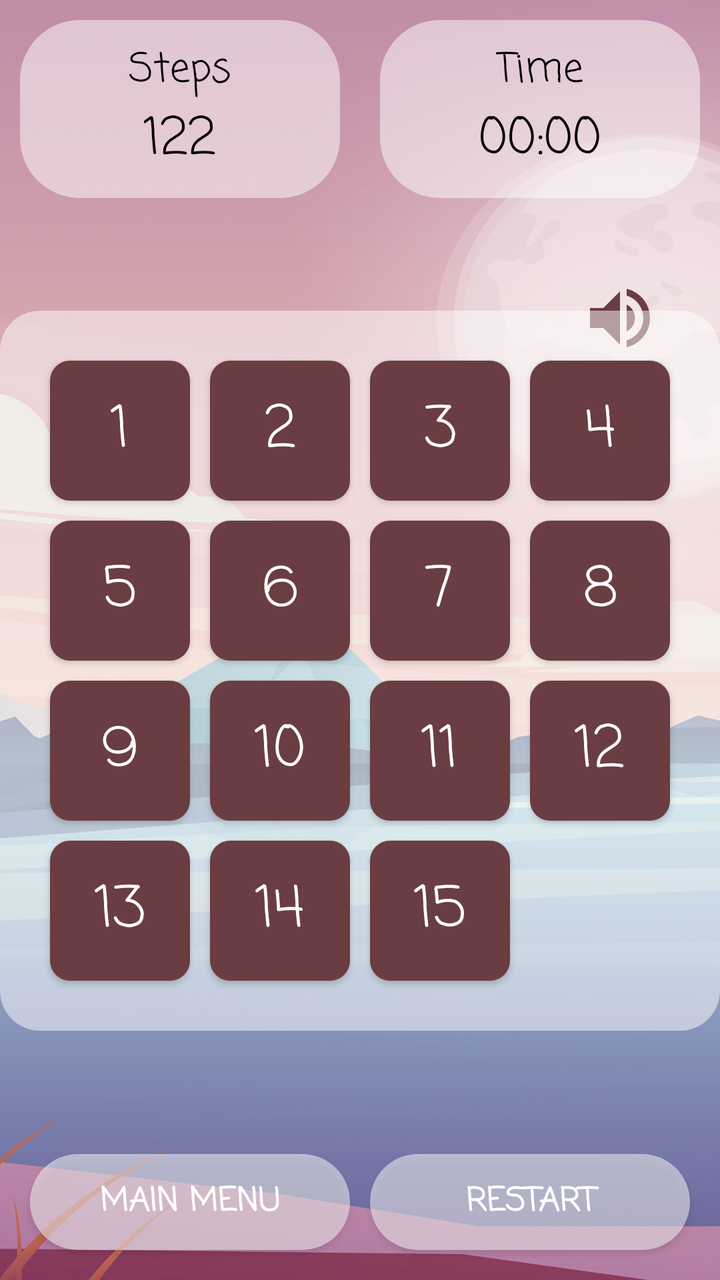
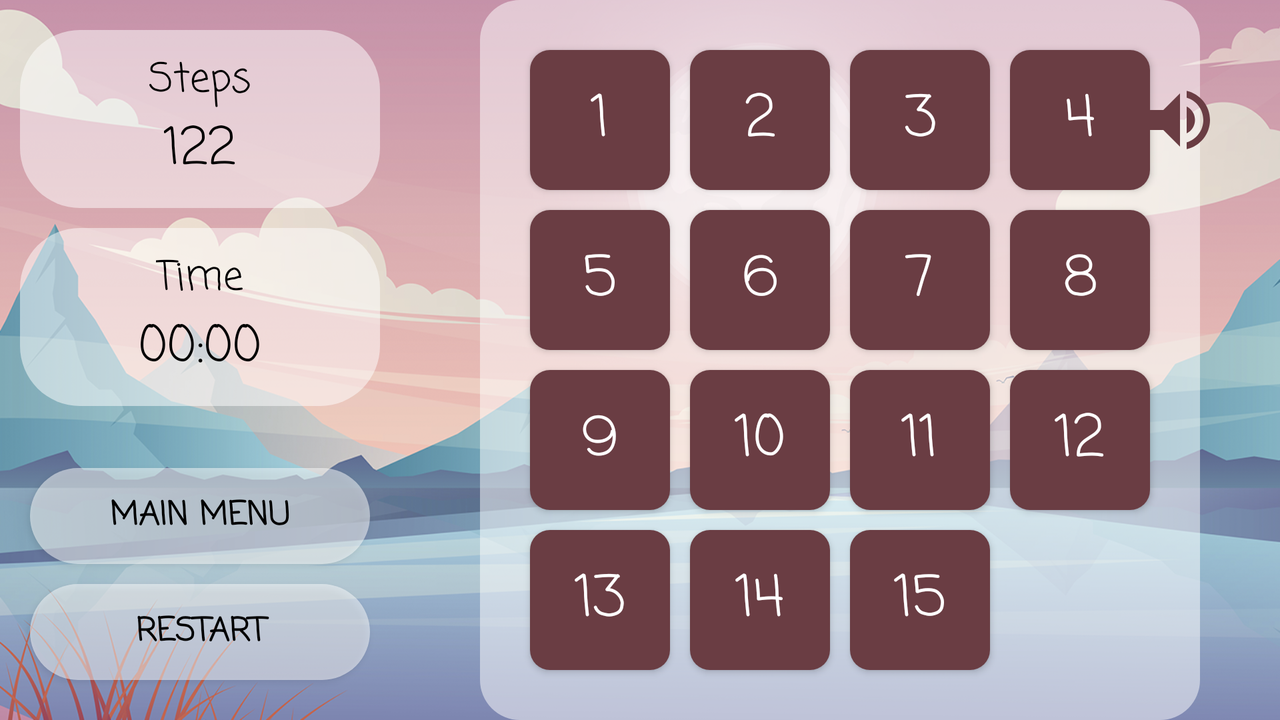

First picture: res/layout/ on a phone held upright. Second picture: the repository's own variant of that layout, on a device whose configuration matches the variant's folder. Source for both follows.
<!-- AndroidManifest.xml: application theme Theme.MyPuzzle15 -->
<!-- res/layout/activity_main.xml -->
<?xml version="1.0" encoding="utf-8"?>
<LinearLayout xmlns:android="http://schemas.android.com/apk/res/android"
    xmlns:tools="http://schemas.android.com/tools"
    android:layout_width="match_parent"
    android:layout_height="match_parent"
    android:background="@drawable/bg_game_window"
    android:orientation="vertical"
    tools:context=".GameWindowActivity">

    <LinearLayout
        android:layout_width="match_parent"
        android:layout_height="wrap_content"
        android:layout_marginTop="10dp">

        <LinearLayout
            android:layout_width="0dp"
            android:layout_height="wrap_content"
            android:layout_marginHorizontal="10dp"
            android:layout_weight="1"
            android:background="@drawable/main_button_style"
            android:gravity="center"
            android:orientation="vertical"
            android:padding="10dp">

            <TextView
                android:layout_width="wrap_content"
                android:layout_height="wrap_content"
                android:fontFamily="casual"
                android:text="Steps"
                android:textColor="@color/black"
                android:textSize="20sp" />

            <TextView
                android:id="@+id/text_score"
                android:layout_width="wrap_content"
                android:layout_height="wrap_content"
                android:fontFamily="casual"
                android:text="122"
                android:textColor="@color/black"
                android:textSize="25sp" />

        </LinearLayout>

        <LinearLayout
            android:layout_width="0dp"
            android:layout_height="wrap_content"
            android:layout_marginHorizontal="10dp"
            android:layout_weight="1"
            android:background="@drawable/main_button_style"
            android:gravity="center"
            android:orientation="vertical"
            android:padding="10dp">

            <TextView
                android:layout_width="wrap_content"
                android:layout_height="wrap_content"
                android:fontFamily="casual"
                android:text="Time"
                android:textColor="@color/black"
                android:textSize="20sp" />

            <Chronometer
                android:id="@+id/chronometer"
                android:layout_width="wrap_content"
                android:layout_height="wrap_content"
                android:fontFamily="casual"
                android:textColor="@color/black"
                android:textSize="25sp" />

        </LinearLayout>

    </LinearLayout>

    <FrameLayout
        android:layout_width="match_parent"
        android:layout_height="0dp"
        android:layout_weight="1">

        <ImageView
            android:id="@+id/sound_control"
            android:layout_width="40dp"
            android:layout_height="40dp"
            android:layout_gravity="end"
            android:layout_marginTop="40dp"
            android:layout_marginEnd="30dp"
            android:src="@drawable/ic_baseline_volume_up_24" />

        <RelativeLayout
            android:id="@+id/container"
            android:layout_width="wrap_content"
            android:layout_height="wrap_content"
            android:layout_gravity="center"
            android:background="@drawable/grid_style">

            <androidx.appcompat.widget.AppCompatButton
                android:id="@+id/btn1"
                style="@style/game_style"
                android:background="@drawable/button_style"
                android:text="1" />

            <androidx.appcompat.widget.AppCompatButton
                android:id="@+id/btn2"
                style="@style/game_style"
                android:layout_toEndOf="@+id/btn1"
                android:text="2" />

            <androidx.appcompat.widget.AppCompatButton
                android:id="@+id/btn3"
                style="@style/game_style"
                android:layout_toEndOf="@+id/btn2"
                android:text="3" />

            <androidx.appcompat.widget.AppCompatButton
                android:id="@+id/btn4"
                style="@style/game_style"
                android:layout_toEndOf="@+id/btn3"
                android:text="4" />

            <androidx.appcompat.widget.AppCompatButton
                android:id="@+id/btn5"
                style="@style/game_style"
                android:layout_below="@+id/btn1"
                android:text="5" />

            <androidx.appcompat.widget.AppCompatButton
                android:id="@+id/btn6"
                style="@style/game_style"
                android:layout_below="@id/btn2"
                android:layout_toEndOf="@+id/btn5"
                android:text="6" />

            <androidx.appcompat.widget.AppCompatButton
                android:id="@+id/btn7"
                style="@style/game_style"
                android:layout_below="@id/btn3"
                android:layout_toEndOf="@+id/btn6"
                android:text="7" />

            <androidx.appcompat.widget.AppCompatButton
                android:id="@+id/btn8"
                style="@style/game_style"
                android:layout_below="@id/btn4"
                android:layout_toEndOf="@+id/btn7"
                android:text="8" />

            <androidx.appcompat.widget.AppCompatButton
                android:id="@+id/btn9"
                style="@style/game_style"
                android:layout_below="@+id/btn5"
                android:text="9" />

            <androidx.appcompat.widget.AppCompatButton
                android:id="@+id/btn10"
                style="@style/game_style"
                android:layout_below="@id/btn6"
                android:layout_toEndOf="@+id/btn9"
                android:text="10" />

            <androidx.appcompat.widget.AppCompatButton
                android:id="@+id/btn11"
                style="@style/game_style"
                android:layout_below="@id/btn7"
                android:layout_toEndOf="@+id/btn10"
                android:text="11" />

            <androidx.appcompat.widget.AppCompatButton
                android:id="@+id/btn12"
                style="@style/game_style"
                android:layout_below="@id/btn8"
                android:layout_toEndOf="@+id/btn11"
                android:text="12" />

            <androidx.appcompat.widget.AppCompatButton
                android:id="@+id/btn13"
                style="@style/game_style"
                android:layout_below="@+id/btn9"
                android:text="13" />

            <androidx.appcompat.widget.AppCompatButton
                android:id="@+id/btn14"
                style="@style/game_style"
                android:layout_below="@id/btn10"
                android:layout_toEndOf="@+id/btn13"
                android:text="14" />

            <androidx.appcompat.widget.AppCompatButton
                android:id="@+id/btn15"
                style="@style/game_style"
                android:layout_below="@id/btn11"
                android:layout_toEndOf="@+id/btn14"
                android:text="15" />

            <androidx.appcompat.widget.AppCompatButton
                android:id="@+id/btn16"
                style="@style/game_style"
                android:layout_below="@id/btn12"
                android:layout_toEndOf="@+id/btn15"
                android:text="0"
                android:visibility="invisible" />

        </RelativeLayout>

    </FrameLayout>

    <LinearLayout
        android:layout_width="match_parent"
        android:layout_height="wrap_content"
        android:layout_marginHorizontal="10dp"
        android:layout_marginBottom="10dp">

        <androidx.appcompat.widget.AppCompatButton
            android:id="@+id/finish"
            style="@style/game_style"
            android:layout_width="0dp"
            android:layout_height="wrap_content"
            android:layout_weight="1"
            android:background="@drawable/main_button_style"
            android:text="Main menu"
            android:textSize="16sp"
            android:textStyle="bold" />

        <androidx.appcompat.widget.AppCompatButton
            android:id="@+id/restart"
            style="@style/game_style"
            android:layout_width="0dp"
            android:layout_height="wrap_content"
            android:layout_weight="1"
            android:background="@drawable/main_button_style"
            android:text="Restart"
            android:textSize="16sp"
            android:textStyle="bold" />

    </LinearLayout>

</LinearLayout>
<!-- resources referenced by this layout -->
<resources>
  <color name="black">#FF000000</color>
  <!-- drawable bg_game_window: png bitmap (drawable, 800995 bytes) -->
  <!-- drawable button_style (drawable) -->
  <?xml version="1.0" encoding="utf-8"?>
  <selector xmlns:android="http://schemas.android.com/apk/res/android">
      <item>
          <shape>
              <solid android:color="#6A3D43"/>
              <corners android:radius="10dp" />
              <padding android:bottom="10dp" android:left="10dp" android:right="10dp" android:top="10dp" />
          </shape>
      </item>
  </selector>
  <!-- drawable grid_style (drawable) -->
  <?xml version="1.0" encoding="utf-8"?>
  <selector xmlns:android="http://schemas.android.com/apk/res/android">
      <item>
          <shape>
              <solid android:color="#80FFFFFF" />
              <corners android:radius="20dp" />
              <padding android:bottom="20dp" android:left="20dp" android:right="20dp" android:top="20dp" />
          </shape>
      </item>
  </selector>
  <!-- drawable ic_baseline_volume_up_24 (drawable) -->
  <vector android:autoMirrored="true" android:height="24dp"
      android:tint="#6A3D43" android:viewportHeight="24"
      android:viewportWidth="24" android:width="24dp" xmlns:android="http://schemas.android.com/apk/res/android">
      <path android:fillColor="@android:color/white" android:pathData="M3,9v6h4l5,5L12,4L7,9L3,9zM16.5,12c0,-1.77 -1.02,-3.29 -2.5,-4.03v8.05c1.48,-0.73 2.5,-2.25 2.5,-4.02zM14,3.23v2.06c2.89,0.86 5,3.54 5,6.71s-2.11,5.85 -5,6.71v2.06c4.01,-0.91 7,-4.49 7,-8.77s-2.99,-7.86 -7,-8.77z"/>
  </vector>
  <!-- drawable main_button_style (drawable) -->
  <?xml version="1.0" encoding="utf-8"?>
  <selector xmlns:android="http://schemas.android.com/apk/res/android">
      <item>
          <shape>
              <solid android:color="#80FFFFFF" />
              <corners android:radius="30dp" />
              <padding android:bottom="10dp" android:left="10dp" android:right="10dp" android:top="10dp" />
          </shape>
      </item>
  </selector>
  <style name="game_style">
          <item name="android:background">@drawable/button_style</item>
          <item name="android:layout_width">70dp</item>
          <item name="android:textSize">28sp</item>
          <item name="android:textColor">@color/white</item>
          <item name="android:layout_height">70dp</item>
          <item name="android:layout_margin">5dp</item>
          <item name="android:fontFamily">casual</item>
      </style>
  <style name="Theme.MyPuzzle15" parent="Theme.MaterialComponents.DayNight.NoActionBar">
          
          <item name="colorPrimary">@color/purple_500</item>
          <item name="colorPrimaryVariant">@color/purple_700</item>
          <item name="colorOnPrimary">@color/white</item>
          
          <item name="colorSecondary">@color/teal_200</item>
          <item name="colorSecondaryVariant">@color/teal_700</item>
          <item name="colorOnSecondary">@color/black</item>
          
          <item name="android:statusBarColor">#D38EA9</item>
          
      </style>
  <color name="white">#FFFFFFFF</color>
  <color name="purple_500">#FF6200EE</color>
  <color name="purple_700">#FF3700B3</color>
  <color name="teal_200">#FF03DAC5</color>
  <color name="teal_700">#FF018786</color>
</resources>
<!-- res/layout-land/activity_main.xml (the repository's variant of the layout above) -->
<!-- drawn on the phone turned sideways -->
<?xml version="1.0" encoding="utf-8"?>
<LinearLayout xmlns:android="http://schemas.android.com/apk/res/android"
    android:layout_width="match_parent"
    android:layout_height="match_parent"
    android:background="@drawable/bg_game_window_land">

    <LinearLayout
        android:layout_width="200dp"
        android:layout_height="match_parent"
        android:layout_marginVertical="15dp"
        android:orientation="vertical">

        <LinearLayout
            android:layout_width="match_parent"
            android:layout_height="wrap_content"
            android:layout_marginHorizontal="10dp"
            android:background="@drawable/main_button_style"
            android:gravity="center"
            android:orientation="vertical"
            android:padding="10dp">

            <TextView
                android:layout_width="wrap_content"
                android:layout_height="wrap_content"
                android:fontFamily="casual"
                android:text="Steps"
                android:textColor="@color/black"
                android:textSize="20sp" />

            <TextView
                android:id="@+id/text_score"
                android:layout_width="wrap_content"
                android:layout_height="wrap_content"
                android:fontFamily="casual"
                android:text="122"
                android:textColor="@color/black"
                android:textSize="25sp" />

        </LinearLayout>

        <LinearLayout
            android:layout_width="match_parent"
            android:layout_height="wrap_content"
            android:layout_marginHorizontal="10dp"
            android:layout_marginTop="10dp"
            android:background="@drawable/main_button_style"
            android:gravity="center"
            android:orientation="vertical"
            android:padding="10dp">

            <TextView
                android:layout_width="wrap_content"
                android:layout_height="wrap_content"
                android:fontFamily="casual"
                android:text="Time"
                android:textColor="@color/black"
                android:textSize="20sp" />

            <Chronometer
                android:id="@+id/chronometer"
                android:layout_width="wrap_content"
                android:layout_height="wrap_content"
                android:fontFamily="casual"
                android:textColor="@color/black"
                android:textSize="25sp" />

        </LinearLayout>

        <Space
            android:layout_width="match_parent"
            android:layout_height="0dp"
            android:layout_weight="1" />

        <LinearLayout
            android:layout_width="match_parent"
            android:layout_height="wrap_content"
            android:layout_marginHorizontal="10dp"
            android:orientation="vertical">

            <androidx.appcompat.widget.AppCompatButton
                android:id="@+id/finish"
                style="@style/game_style"
                android:layout_width="match_parent"
                android:layout_height="wrap_content"
                android:background="@drawable/main_button_style"
                android:text="Main menu"
                android:textColor="@color/black"
                android:textSize="16sp"
                android:textStyle="bold" />

            <androidx.appcompat.widget.AppCompatButton
                android:id="@+id/restart"
                style="@style/game_style"
                android:layout_width="match_parent"
                android:layout_height="wrap_content"
                android:background="@drawable/main_button_style"
                android:text="Restart"
                android:textColor="@color/black"
                android:textSize="16sp"
                android:textStyle="bold" />

        </LinearLayout>

    </LinearLayout>

    <FrameLayout
        android:layout_width="0dp"
        android:layout_height="match_parent"
        android:layout_weight="1">

        <RelativeLayout
            android:id="@+id/container"
            android:layout_width="wrap_content"
            android:layout_height="wrap_content"
            android:layout_gravity="center"
            android:background="@drawable/grid_style">

            <androidx.appcompat.widget.AppCompatButton
                android:id="@+id/btn1"
                style="@style/game_style"
                android:background="@drawable/button_style"
                android:text="1" />

            <androidx.appcompat.widget.AppCompatButton
                android:id="@+id/btn2"
                style="@style/game_style"
                android:layout_toEndOf="@+id/btn1"
                android:text="2" />

            <androidx.appcompat.widget.AppCompatButton
                android:id="@+id/btn3"
                style="@style/game_style"
                android:layout_toEndOf="@+id/btn2"
                android:text="3" />

            <androidx.appcompat.widget.AppCompatButton
                android:id="@+id/btn4"
                style="@style/game_style"
                android:layout_toEndOf="@+id/btn3"
                android:text="4" />

            <androidx.appcompat.widget.AppCompatButton
                android:id="@+id/btn5"
                style="@style/game_style"
                android:layout_below="@+id/btn1"
                android:text="5" />

            <androidx.appcompat.widget.AppCompatButton
                android:id="@+id/btn6"
                style="@style/game_style"
                android:layout_below="@id/btn2"
                android:layout_toEndOf="@+id/btn5"
                android:text="6" />

            <androidx.appcompat.widget.AppCompatButton
                android:id="@+id/btn7"
                style="@style/game_style"
                android:layout_below="@id/btn3"
                android:layout_toEndOf="@+id/btn6"
                android:text="7" />

            <androidx.appcompat.widget.AppCompatButton
                android:id="@+id/btn8"
                style="@style/game_style"
                android:layout_below="@id/btn4"
                android:layout_toEndOf="@+id/btn7"
                android:text="8" />

            <androidx.appcompat.widget.AppCompatButton
                android:id="@+id/btn9"
                style="@style/game_style"
                android:layout_below="@+id/btn5"
                android:text="9" />

            <androidx.appcompat.widget.AppCompatButton
                android:id="@+id/btn10"
                style="@style/game_style"
                android:layout_below="@id/btn6"
                android:layout_toEndOf="@+id/btn9"
                android:text="10" />

            <androidx.appcompat.widget.AppCompatButton
                android:id="@+id/btn11"
                style="@style/game_style"
                android:layout_below="@id/btn7"
                android:layout_toEndOf="@+id/btn10"
                android:text="11" />

            <androidx.appcompat.widget.AppCompatButton
                android:id="@+id/btn12"
                style="@style/game_style"
                android:layout_below="@id/btn8"
                android:layout_toEndOf="@+id/btn11"
                android:text="12" />

            <androidx.appcompat.widget.AppCompatButton
                android:id="@+id/btn13"
                style="@style/game_style"
                android:layout_below="@+id/btn9"
                android:text="13" />

            <androidx.appcompat.widget.AppCompatButton
                android:id="@+id/btn14"
                style="@style/game_style"
                android:layout_below="@id/btn10"
                android:layout_toEndOf="@+id/btn13"
                android:text="14" />

            <androidx.appcompat.widget.AppCompatButton
                android:id="@+id/btn15"
                style="@style/game_style"
                android:layout_below="@id/btn11"
                android:layout_toEndOf="@+id/btn14"
                android:text="15" />

            <androidx.appcompat.widget.AppCompatButton
                android:id="@+id/btn16"
                style="@style/game_style"
                android:layout_below="@id/btn12"
                android:layout_toEndOf="@+id/btn15"
                android:visibility="invisible" />

        </RelativeLayout>

        <ImageView
            android:id="@+id/sound_control"
            android:layout_width="40dp"
            android:layout_height="40dp"
            android:layout_gravity="end"
            android:layout_marginTop="40dp"
            android:layout_marginEnd="30dp"
            android:src="@drawable/ic_baseline_volume_up_24" />

    </FrameLayout>

</LinearLayout>
<!-- resources referenced by the variant -->
<!-- as the phone turned sideways resolves them -->
<resources>
  <color name="black">#FF000000</color>
  <!-- drawable bg_game_window_land: png bitmap (drawable, 842533 bytes) -->
  <!-- drawable button_style (drawable) -->
  <?xml version="1.0" encoding="utf-8"?>
  <selector xmlns:android="http://schemas.android.com/apk/res/android">
      <item>
          <shape>
              <solid android:color="#6A3D43"/>
              <corners android:radius="10dp" />
              <padding android:bottom="10dp" android:left="10dp" android:right="10dp" android:top="10dp" />
          </shape>
      </item>
  </selector>
  <!-- drawable grid_style (drawable) -->
  <?xml version="1.0" encoding="utf-8"?>
  <selector xmlns:android="http://schemas.android.com/apk/res/android">
      <item>
          <shape>
              <solid android:color="#80FFFFFF" />
              <corners android:radius="20dp" />
              <padding android:bottom="20dp" android:left="20dp" android:right="20dp" android:top="20dp" />
          </shape>
      </item>
  </selector>
  <!-- drawable ic_baseline_volume_up_24 (drawable) -->
  <vector android:autoMirrored="true" android:height="24dp"
      android:tint="#6A3D43" android:viewportHeight="24"
      android:viewportWidth="24" android:width="24dp" xmlns:android="http://schemas.android.com/apk/res/android">
      <path android:fillColor="@android:color/white" android:pathData="M3,9v6h4l5,5L12,4L7,9L3,9zM16.5,12c0,-1.77 -1.02,-3.29 -2.5,-4.03v8.05c1.48,-0.73 2.5,-2.25 2.5,-4.02zM14,3.23v2.06c2.89,0.86 5,3.54 5,6.71s-2.11,5.85 -5,6.71v2.06c4.01,-0.91 7,-4.49 7,-8.77s-2.99,-7.86 -7,-8.77z"/>
  </vector>
  <!-- drawable main_button_style (drawable) -->
  <?xml version="1.0" encoding="utf-8"?>
  <selector xmlns:android="http://schemas.android.com/apk/res/android">
      <item>
          <shape>
              <solid android:color="#80FFFFFF" />
              <corners android:radius="30dp" />
              <padding android:bottom="10dp" android:left="10dp" android:right="10dp" android:top="10dp" />
          </shape>
      </item>
  </selector>
  <style name="game_style">
          <item name="android:background">@drawable/button_style</item>
          <item name="android:layout_width">70dp</item>
          <item name="android:textSize">28sp</item>
          <item name="android:textColor">@color/white</item>
          <item name="android:layout_height">70dp</item>
          <item name="android:layout_margin">5dp</item>
          <item name="android:fontFamily">casual</item>
      </style>
  <style name="Theme.MyPuzzle15" parent="Theme.MaterialComponents.DayNight.NoActionBar">
          
          <item name="colorPrimary">@color/purple_500</item>
          <item name="colorPrimaryVariant">@color/purple_700</item>
          <item name="colorOnPrimary">@color/white</item>
          
          <item name="colorSecondary">@color/teal_200</item>
          <item name="colorSecondaryVariant">@color/teal_700</item>
          <item name="colorOnSecondary">@color/black</item>
          
          <item name="android:statusBarColor">#D38EA9</item>
          
      </style>
  <color name="white">#FFFFFFFF</color>
  <color name="purple_500">#FF6200EE</color>
  <color name="purple_700">#FF3700B3</color>
  <color name="teal_200">#FF03DAC5</color>
  <color name="teal_700">#FF018786</color>
</resources>
